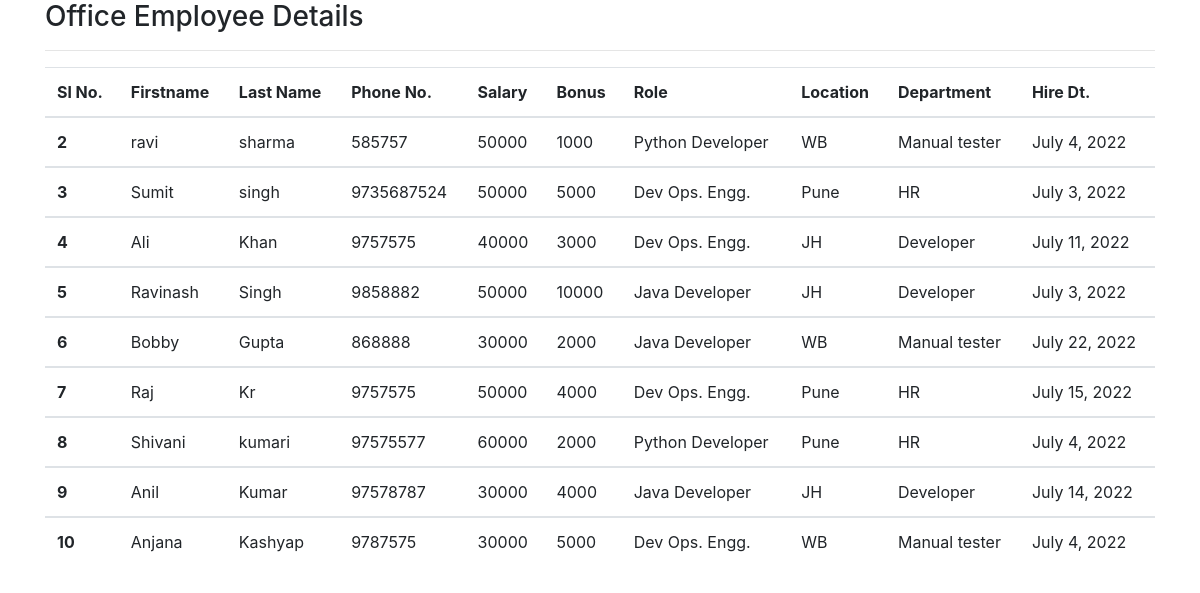
The app's page /all_emp with its own data.
### emp/models.py (models this page shows, shortened)
class Employee(models.Model):
    first_name = models.CharField(max_length=30, null=False)
    last_name = models.CharField(max_length=30)
    dept = models.ForeignKey(Department, on_delete=models.CASCADE)
    salary = models.IntegerField(default=0)
    bonus = models.IntegerField(default=0)
    role = models.ForeignKey(Role, on_delete=models.CASCADE)
    phone = models.IntegerField(default=0)
    hire_date = models.DateField()

class Role(models.Model):
    name = models.CharField(max_length=30, null=False)

class Department(models.Model):
    name = models.CharField(max_length=30, null=False)
    location = models.CharField(max_length=30)

### emp/views.py (the view)
# urls.py: path('all_emp', views.all_emp, name="all_emp"),
def all_emp(request):
    emps= Employee.objects.all()
    context={'emps':emps}
    return render(request,'view_all_emp.html', context=context )

### emp/templates/view_all_emp.html (shortened to what this page needs)
<!doctype html>
<html lang="en">
  <head>
    <link rel="stylesheet" href="https://cdn.jsdelivr.net/npm/bootstrap@4.3.1/dist/css/bootstrap.min.css">
  </head>
  <body>
<div class="container">
    <h3>Office Employee Details</h3>
    <hr>
    <table class="table">
      <thead>
        <tr>
          <th scope="col">Sl No.</th>
          <th scope="col">Firstname</th>
          <th scope="col">Last Name</th>
          <th scope="col">Phone No.</th>
          <th scope="col">Salary</th>
          <th scope="col">Bonus</th>
          <th scope="col">Role</th>
          <th scope="col">Location</th>
          <th scope="col">Department</th>
          <th scope="col">Hire Dt.</th>
        </tr>
      </thead>
      {% for emp in emps %}
      <tbody>
        <tr>
          <th scope="row">{{emp.id}}</th>
          <td>{{emp.first_name}}</td>
          <td>{{emp.last_name}}</td>
          <td>{{emp.phone}}</td>
          <td>{{emp.salary}}</td>
          <td>{{emp.bonus}}</td>
          <td>{{emp.role.name}}</td>
          <td>{{emp.dept.location}}</td>
          <td>{{emp.dept.name}}</td>
          <td>{{emp.hire_date}}</td>
        </tr>
        {% endfor %}
      </tbody>
    </table>
</div>
  </body>
</html>

### records on screen
Employee: id "2", first_name "ravi", last_name "sharma", phone "585757", salary "50000", bonus "1000", role.name "Python Developer", dept.location "WB", dept.name "Manual tester", hire_date "July 4, 2022"
Employee: id "3", first_name "Sumit", last_name "singh", phone "9735687524", salary "50000", bonus "5000", role.name "Dev Ops. Engg.", dept.location "Pune", dept.name "HR", hire_date "July 3, 2022"
Employee: id "4", first_name "Ali", last_name "Khan", phone "9757575", salary "40000", bonus "3000", role.name "Dev Ops. Engg.", dept.location "JH", dept.name "Developer", hire_date "July 11, 2022"
Employee: id "5", first_name "Ravinash", last_name "Singh", phone "9858882", salary "50000", bonus "10000", role.name "Java Developer", dept.location "JH", dept.name "Developer", hire_date "July 3, 2022"
Employee: id "6", first_name "Bobby", last_name "Gupta", phone "868888", salary "30000", bonus "2000", role.name "Java Developer", dept.location "WB", dept.name "Manual tester", hire_date "July 22, 2022"
Employee: id "7", first_name "Raj", last_name "Kr", phone "9757575", salary "50000", bonus "4000", role.name "Dev Ops. Engg.", dept.location "Pune", dept.name "HR", hire_date "July 15, 2022"
Employee: id "8", first_name "Shivani", last_name "kumari", phone "97575577", salary "60000", bonus "2000", role.name "Python Developer", dept.location "Pune", dept.name "HR", hire_date "July 4, 2022"
Employee: id "9", first_name "Anil", last_name "Kumar", phone "97578787", salary "30000", bonus "4000", role.name "Java Developer", dept.location "JH", dept.name "Developer", hire_date "July 14, 2022"
Employee: id "10", first_name "Anjana", last_name "Kashyap", phone "9787575", salary "30000", bonus "5000", role.name "Dev Ops. Engg.", dept.location "WB", dept.name "Manual tester", hire_date "July 4, 2022"
